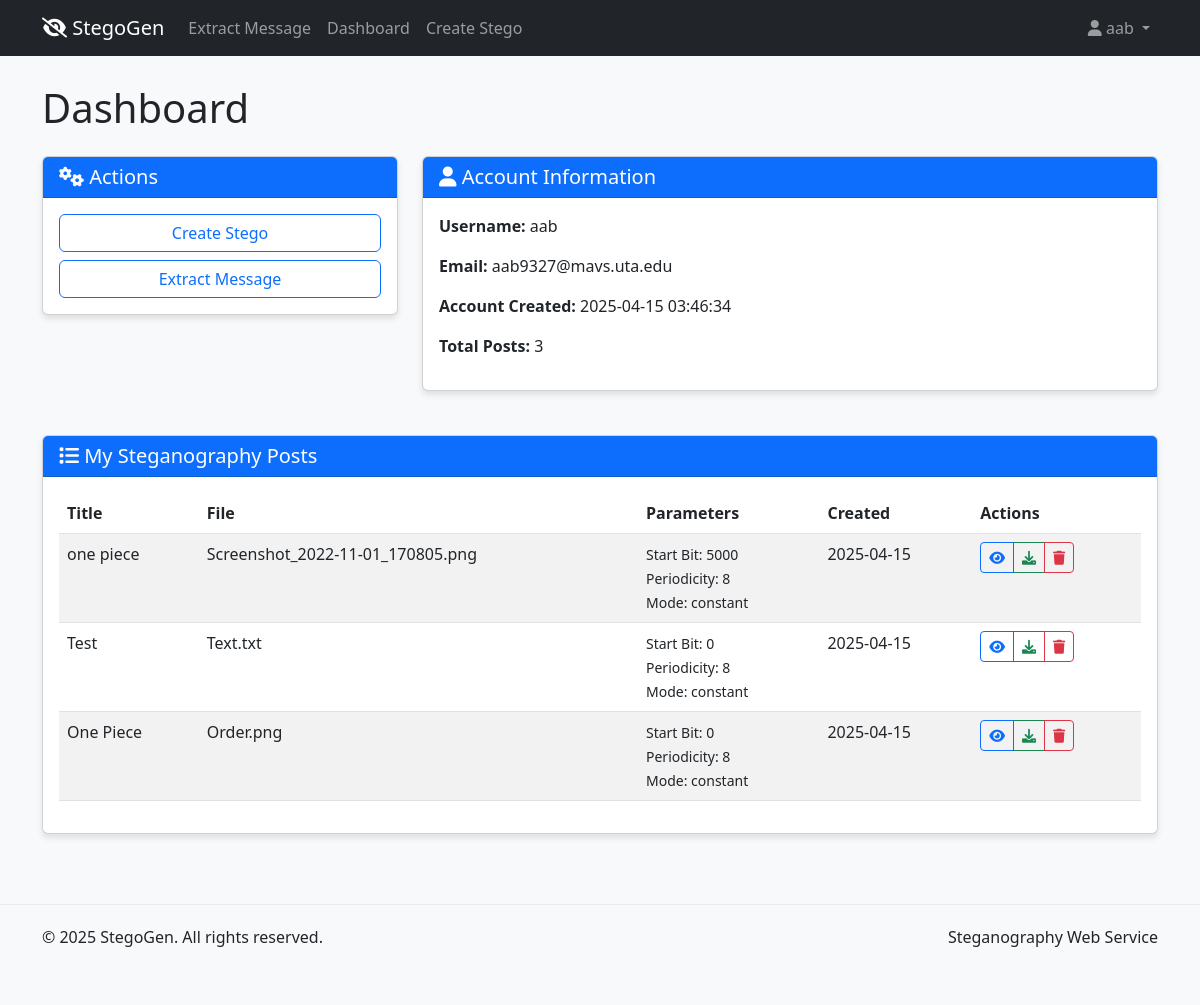
Page /dashboard (signed in) on the committed database.
### app.py (models this page shows, shortened)
class User(UserMixin, db.Model):
    id = db.Column(db.Integer, primary_key=True)
    username = db.Column(db.String(100), unique=True, nullable=False)
    password_hash = db.Column(db.String(200), nullable=False)
    email = db.Column(db.String(100), unique=True, nullable=False)
    created_at = db.Column(db.DateTime, default=datetime.utcnow)
    posts = db.relationship('StegoPost', backref='author', lazy=True)

class StegoPost(db.Model):
    id = db.Column(db.Integer, primary_key=True)
    title = db.Column(db.String(200), nullable=False)
    description = db.Column(db.Text)
    original_filename = db.Column(db.String(200), nullable=False)
    carrier_path = db.Column(db.String(200), nullable=False)
    file_type = db.Column(db.String(50))  # Store file MIME type
    is_image = db.Column(db.Boolean, default=False)
    created_at = db.Column(db.DateTime, default=datetime.utcnow)
    start_bit = db.Column(db.Integer)
    periodicity = db.Column(db.Integer)
    mode = db.Column(db.String(50))
    user_id = db.Column(db.Integer, db.ForeignKey('user.id'), nullable=False)

### app.py (the view)
@app.route('/dashboard')
@login_required
def dashboard():
    user_posts = StegoPost.query.filter_by(user_id=current_user.id).order_by(StegoPost.created_at.desc()).all()
    return render_template('dashboard.html', user=current_user, posts=user_posts)

### app.py (called while the page is built)
@login_manager.user_loader
def load_user(user_id):
    return User.query.get(int(user_id))

### templates/dashboard.html (shortened to what this page needs)
{% extends "base.html" %}
{% block content %}
<h1 class="my-4">Dashboard</h1>
<div class="row">
    <div class="col-md-4">
        <div class="card">
            <div class="card-header bg-primary text-white">
                <h5 class="mb-0"><i class="fas fa-cogs"></i> Actions</h5>
            </div>
            <div class="card-body">
                <div class="d-grid gap-2">
                    <a href="{{ url_for('create_stego') }}" class="btn btn-outline-primary">Create Stego</a>
                    <a href="{{ url_for('extract_message_route') }}" class="btn btn-outline-primary">Extract Message</a>
                </div>
            </div>
        </div>
    </div>
    <div class="col-md-8">
        <div class="card">
            <div class="card-header bg-primary text-white">
                <h5 class="mb-0"><i class="fas fa-user"></i> Account Information</h5>
            </div>
            <div class="card-body">
                <p><strong>Username:</strong> {{ user.username }}</p>
                <p><strong>Email:</strong> {{ user.email }}</p>
                <p><strong>Account Created:</strong> {{ user.created_at.strftime('%Y-%m-%d %H:%M:%S') }}</p>
                <p><strong>Total Posts:</strong> {{ posts|length }}</p>
            </div>
        </div>
    </div>
</div>
<div class="row mt-4">
    <div class="col-md-12">
        <div class="card">
            <div class="card-header bg-primary text-white">
                <h5 class="mb-0"><i class="fas fa-list"></i> My Steganography Posts</h5>
            </div>
            <div class="card-body">
                {% if posts %}
                <div class="table-responsive">
                    <table class="table table-striped">
                        <thead>
                            <tr>
                                <th>Title</th>
                                <th>File</th>
                                <th>Parameters</th>
                                <th>Created</th>
                                <th>Actions</th>
                            </tr>
                        </thead>
                        <tbody>
                            {% for post in posts %}
                            <tr>
                                <td>{{ post.title }}</td>
                                <td>{{ post.original_filename }}</td>
                                <td>
                                    <small>
                                        Start Bit: {{ post.start_bit }}<br>
                                        Periodicity: {{ post.periodicity }}<br>
                                        Mode: {{ post.mode }}
                                    </small>
                                </td>
                                <td>{{ post.created_at.strftime('%Y-%m-%d') }}</td>
                                <td>
                                    <div class="btn-group btn-group-sm">
                                        <a href="{{ url_for('view_post', post_id=post.id) }}" class="btn btn-outline-primary">
                                            <i class="fas fa-eye"></i>
                                        </a>
                                        <a href="{{ url_for('download_file', post_id=post.id) }}" class="btn btn-outline-success">
                                            <i class="fas fa-download"></i>
                                        </a>
                                        <a href="{{ url_for('delete_post', post_id=post.id) }}" class="btn btn-outline-danger"
                                           onclick="return confirm('Are you sure you want to delete this post?')">
                                            <i class="fas fa-trash"></i>
                                        </a>
                                    </div>
                                </td>
                            </tr>
                            {% endfor %}
                        </tbody>
                    </table>
                </div>
                {% else %}
                <div class="alert alert-info">
                    You don't have any steganography posts yet. <a href="{{ url_for('create_stego') }}">Create one</a> to get started.
                </div>
                {% endif %}
            </div>
        </div>
    </div>
</div>
{% endblock %}

### templates/base.html (shortened to what this page needs)
<!DOCTYPE html>
<html lang="en">
<head>
    <link href="https://cdn.jsdelivr.net/npm/bootstrap@5.3.0-alpha1/dist/css/bootstrap.min.css" rel="stylesheet">
    <link rel="stylesheet" href="https://cdnjs.cloudflare.com/ajax/libs/font-awesome/6.0.0-beta3/css/all.min.css">
</head>
<body>
    <nav class="navbar navbar-expand-lg navbar-dark bg-dark fixed-top">
        <div class="container">
            <a class="navbar-brand" href="{{ url_for('index') }}">
                <i class="fas fa-eye-slash"></i> StegoGen
            </a>
            <div class="collapse navbar-collapse" id="navbarNav">
                <ul class="navbar-nav me-auto">
                    <li class="nav-item">
                        <a class="nav-link" href="{{ url_for('extract_message_route') }}">Extract Message</a>
                    </li>
                    {% if current_user.is_authenticated %}
                    <li class="nav-item">
                        <a class="nav-link" href="{{ url_for('dashboard') }}">Dashboard</a>
                    </li>
                    <li class="nav-item">
                        <a class="nav-link" href="{{ url_for('create_stego') }}">Create Stego</a>
                    </li>
                    {% endif %}
                </ul>
                <ul class="navbar-nav">
                    {% if current_user.is_authenticated %}
                    <li class="nav-item dropdown">
                        <a class="nav-link dropdown-toggle" href="#" id="userDropdown" role="button" data-bs-toggle="dropdown">
                            <i class="fas fa-user"></i> {{ current_user.username }}
                        </a>
                    </li>
                    {% endif %}
                </ul>
            </div>
        </div>
    </nav>
    <div class="container">
        {% block content %}{% endblock %}
    </div>
    <footer class="footer">
        <div class="container">
            <div class="row">
                <div class="col-md-6">
                    <p>&copy; 2025 StegoGen. All rights reserved.</p>
                </div>
                <div class="col-md-6 text-end">
                    <p>Steganography Web Service</p>
                </div>
            </div>
        </div>
    </footer>
</body>
</html>

### templates/base.html (style rules this page uses)
body { padding-top: 60px; padding-bottom: 20px; background-color: #f8f9fa; }
.card { margin-bottom: 20px; box-shadow: 0 4px 6px rgba(0,0,0,0.1); }
.footer { margin-top: 50px; padding: 20px 0; background-color: #f8f9fa; border-top: 1px solid #e9ecef; }

### rows in the picture
User: username "aab", email "aab9327@mavs.uta.edu", created_at "2025-04-15 03:46:34"
StegoPost: title "one piece", original_filename "Screenshot_2022-11-01_170805.png", start_bit "5000", periodicity "8", mode "constant", created_at "2025-04-15"
StegoPost: title "Test", original_filename "Text.txt", start_bit "0", periodicity "8", mode "constant", created_at "2025-04-15"
StegoPost: title "One Piece", original_filename "Order.png", start_bit "0", periodicity "8", mode "constant", created_at "2025-04-15"

### other values in the picture
{{ posts|length }} "3"
